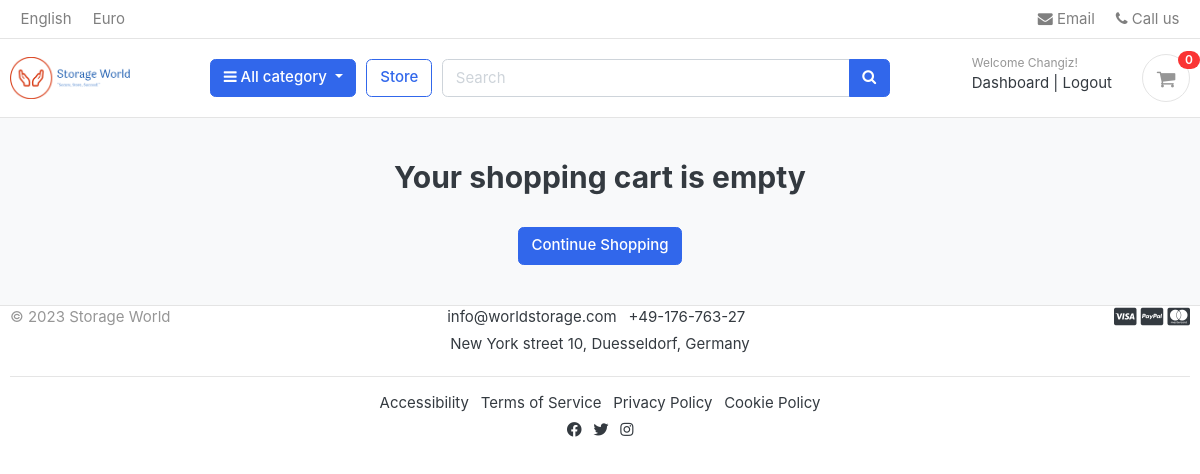
The page /cart/ (signed in) on the database as committed earlier.
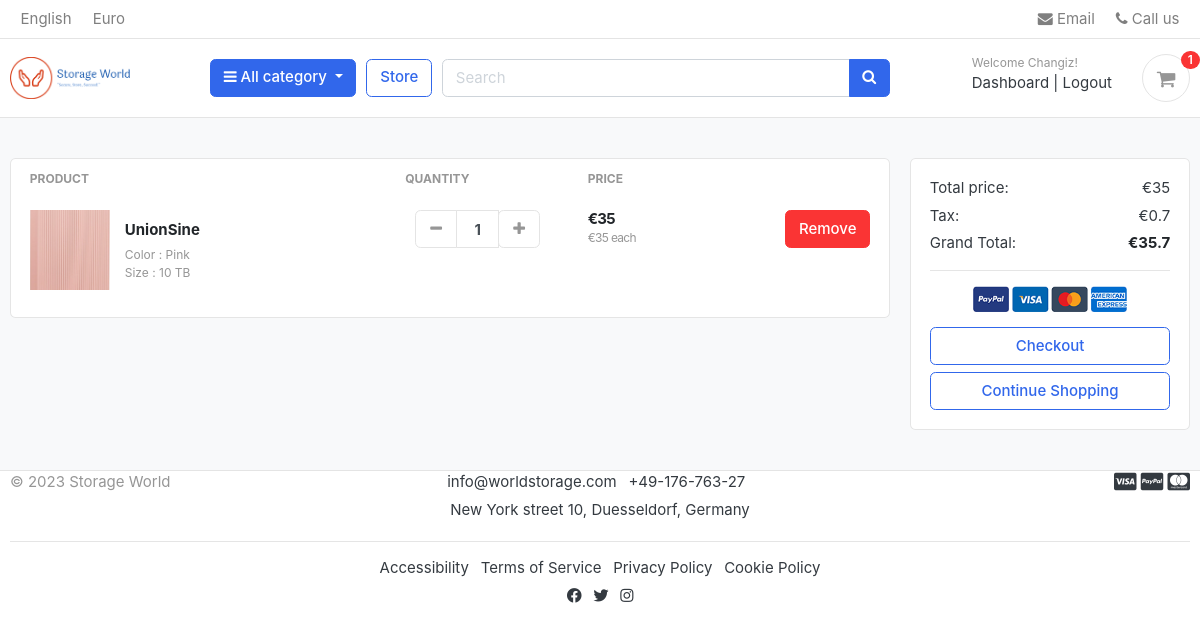
The same page on the database as committed later.
### carts/models.py (models this page shows, shortened)
class CartItem(models.Model):
    user        = models.ForeignKey(Account, on_delete=models.CASCADE, null=True)
    product     = models.ForeignKey(Product, on_delete=models.CASCADE)
    variations  = models.ManyToManyField(Variation, blank=True)
    cart        = models.ForeignKey(Cart, on_delete=models.CASCADE, null=True)
    quantity    = models.IntegerField()
    is_active   = models.BooleanField(default=True)
    class Meta:
        db_table = 'CartItem'
    def sub_total(self):
        return self.product.price * self.quantity

### store/models.py (models this page shows, shortened)
class Product(models.Model):
    product_name        = models.CharField(max_length=200, unique=True)
    slug                = models.SlugField(max_length=200, unique=True)
    storage_capacity    = models.CharField(max_length=200, unique=True)
    hard_disk_interface = models.TextField(max_length=200, unique=True)
    brand               = models.CharField(max_length=200, unique=True)
    special_feature     = models.CharField(max_length=200, unique=True)
    product_description = models.TextField(max_length=500, blank=True)
    compatible_devices  = models.TextField(max_length=200, blank=True)
    installation_type   = models.TextField(max_length=200, blank=True)
    color               = models.CharField(max_length=200, unique=True)
    price               = models.IntegerField()
    images              = models.ImageField(upload_to='photos/products')
    stock               = models.IntegerField()
    is_available        = models.BooleanField(default=True)
    category            = models.ForeignKey(Category, on_delete=models.CASCADE)
    created_date        = models.DateTimeField(auto_now_add=True)
    modified_date       = models.DateTimeField(auto_now=True)
    def get_url(self):
        return reverse('product_detail', args=[self.category.slug, self.slug])

class Variation(models.Model):
    product             = models.ForeignKey(Product, on_delete=models.CASCADE)
    variation_category  = models.CharField(max_length=100, choices=variation_category_choice)
    variation_value     = models.CharField(max_length=100)
    is_active           = models.BooleanField(default=True)
    created_date        = models.DateTimeField(auto_now=True)
    objects = VariationManager()

### carts/views.py (the view)
# urls.py: path('', views.cart, name='cart'),
def cart(request, total=0, quantity=0, cart_items=None):
    try:
        tax = 0
        grand_total = 0
        if request.user.is_authenticated:
            cart_items = CartItem.objects.filter(user=request.user, is_active=True)
        else:
            cart = Cart.objects.get(cart_id=_cart_id(request))
            cart_items = CartItem.objects.filter(cart=cart, is_active=True)
        for cart_item in cart_items:
            total += (cart_item.product.price * cart_item.quantity)
            quantity += cart_item.quantity
        tax = (2 * total)/100
        grand_total = total + tax
    except ObjectDoesNotExist:
        pass #just ignore
    context = {
        'total': total,
        'quantity': quantity,
        'cart_items': cart_items,
        'tax'       : tax,
        'grand_total': grand_total,
    }
    return render(request, 'store/cart.html', context)

### carts/context_processors.py (called while the page is built)
def counter(request):
    cart_count = 0
    if 'admin' in request.path:
        return {}
    else:
        try:
            cart = Cart.objects.filter(cart_id=_cart_id(request))
            if request.user.is_authenticated:
                cart_items = CartItem.objects.all().filter(user=request.user)
            else:
                cart_items = CartItem.objects.all().filter(cart=cart[:1])
            for cart_item in cart_items:
                cart_count += cart_item.quantity
        except Cart.DoesNotExist:
            cart_count = 0
    return dict(cart_count=cart_count)

### carts/views.py (called while the page is built)
def _cart_id(request):
    cart = request.session.session_key
    if not cart:
        cart = request.session.create()
    return cart

### category/context_processors.py (called while the page is built)
def menu_links(request):
    links = Category.objects.all()
    return dict(links=links)

### category/models.py (called while the page is built)
    def get_url(self):
        return reverse('products_by_category', args=[self.slug])

### templates/store/cart.html (shortened to what this page needs)
{% extends 'base.html' %}
{% load static %}
{% block content %}
<section class="section-content padding-y bg">
<div class="container">
{% if not cart_items %}
<h2 class="text-center" >Your shopping cart is empty</h2>
<br>
<div class="text-center">
    <a href="{% url 'store' %}" class="btn btn-primary">Continue Shopping</a>
</div>
{% else %}
<div class="row">
    <aside class="col-lg-9">
<div class="card">
<table class="table table-borderless table-shopping-cart">
<thead class="text-muted">
<tr class="small text-uppercase">
    <th scope="col">Product</th>
    <th scope="col" width="120">Quantity</th>
    <th scope="col" width="120">Price</th>
    <th scope="col" class="text-right" width="200"> </th>
</tr>
</thead>
<tbody>
{% for cart_item in cart_items %}
<tr>
    <td>
        <figure class="itemside align-items-center">
            <div class="aside"><img src="{{ cart_item.product.images.url }}" class="img-sm"></div>
            <figcaption class="info">
                <a href="{{ cart_item.product.get_url }}" class="title text-dark"><b>{{cart_item.product.product_name}}</b></a>
                <p class="text-muted small">
                    {% if cart_item.variations.all %}
                        {% for item in cart_item.variations.all %}
                            {{ item.variation_category | capfirst }} : {{ item.variation_value | capfirst }}<br>
                        {% endfor %}
                    {% endif %}
                </p>
            </figcaption>
        </figure>
    </td>
    <td>
        <div class="col">
            <div class="input-group input-spinner">
                <div class="input-group-prepend">
                <a href ="{% url 'remove_cart' cart_item.product.id cart_item.id %}" class="btn btn-light" type="button" id="button-plus"> <i class="fa fa-minus"></i> </a>
                </div>
                <input type="text" class="form-control"  value="{{ cart_item.quantity }}">
                <div class="input-group-append">
                <form action="{% url 'add_cart' cart_item.product.id %}" method="POST">
                    <button class="btn btn-light" type="submit" id="button-minus"> <i class="fa fa-plus"></i> </button>
                </form>
                </div>
            </div>
        </div>
    </td>
    <td>
        <div class="price-wrap">
            <var class="price">€{{ cart_item.sub_total }}</var>
            <small class="text-muted"> €{{cart_item.product.price}} each </small>
        </div>
    </td>
    <td class="text-right">
    <a href="{% url 'remove_cart_item' cart_item.product.id  cart_item.id%}" onclick="return confirm('Are you sure you want to delete this item?')" class="btn btn-danger"> Remove</a>
    </td>
</tr>
{% endfor %}
</tbody>
</table>
</div>
    </aside>
    <aside class="col-lg-3">
        <div class="card">
        <div class="card-body">
            <dl class="dlist-align">
                <dt>Total price:</dt>
                <dd class="text-right">€{{total}}</dd>
            </dl>
            <dl class="dlist-align">
                <dt>Tax:</dt>
                <dd class="text-right"> €{{tax}}</dd>
            </dl>
            <dl class="dlist-align">
                <dt>Grand Total:</dt>
                <dd class="text-right text-dark b"><strong>€{{grand_total}}</strong></dd>
            </dl>
            <hr>
            <p class="text-center mb-3">
                <img src="{% static './images/misc/payments.png' %}" height="26">
            </p>
            <a href="{% url 'checkout' %}" class="btn btn-outline-primary btn-block"> Checkout </a>
            <a href="{% url 'store' %}" class="btn btn-outline-primary btn-block">Continue Shopping</a>
        </div>
        </div>
</aside>
</div>
{% endif %}
</div>
</section>
{% endblock %}

### templates/includes/navbar.html (shortened to what this page needs)
{% load static %}
<header class="section-header">
<nav class="navbar p-md-0 navbar-expand-sm navbar-light border-bottom">
<div class="container">
  <div class="collapse navbar-collapse" id="navbarTop4">
    <ul class="navbar-nav mr-auto">
    	<li class="nav-item dropdown">
		 	<a href="#" class="nav-link">   English </a>
		</li>
		<li class="nav-item dropdown">
			<a href="#" class="nav-link"> Euro </a>
		</li>
    </ul>
    <ul class="navbar-nav">
		<li><a href="#" class="nav-link"> <i class="fa fa-envelope"></i> Email </a></li>
		<li><a href="#" class="nav-link"> <i class="fa fa-phone"></i> Call us </a></li>
	</ul>
  </div>
</div>
</nav>
<section class="header-main border-bottom">
	<div class="container">
<div class="row align-items-center">
	<div class="col-lg-2 col-md-3 col-6">
		<a href="{% url 'home' %}" class="brand-wrap">
			<img class="logo" src="{% static './images/logo/logo.png' %}">
		</a>
	</div>
	<div class="col-lg col-sm col-md col-6 flex-grow-0">
		<div class="category-wrap dropdown d-inline-block float-right">
			<button type="button" class="btn btn-primary dropdown-toggle" data-toggle="dropdown">
				<i class="fa fa-bars"></i> All category
			</button>
		</div>
	</div>
	<a href="{% url 'store' %}" class="btn btn-outline-primary">Store</a>
	<div class="col-lg  col-md-6 col-sm-12 col">
		<form action="{% url 'search' %}" class="search" method='GET'>
			<div class="input-group w-100">
			    <input type="text" class="form-control" style="width:60%;" placeholder="Search" name="keyword">
			    <div class="input-group-append">
			      <button class="btn btn-primary" type="submit">
			        <i class="fa fa-search"></i>
			      </button>
			    </div>
		    </div>
		</form>
	</div>
	<div class="col-lg-3 col-sm-6 col-8 order-2 order-lg-3">
				<div class="d-flex justify-content-end mb-3 mb-lg-0">
					{% if user.id is None %}
					<div class="widget-header">
						<small class="title text-muted">Welcome guest!</small>
						<div>
							<a href="{% url 'login' %}">Sign in</a> <span class="dark-transp"> | </span>
							<a href="{% url 'register' %}"> Register</a>
						</div>
					</div>
					{% else %}
					<div class="widget-header">
						<small class="title text-muted">Welcome {{user.first_name | capfirst}}!</small>
						<div>
							<a href="{% url 'dashboard' %}">Dashboard</a> <span class="dark-transp"> | </span>
							<a href="{% url 'logout' %}"> Logout</a>
						</div>
					</div>
					{% endif %}
					<a href="{% url 'cart' %}" class="widget-header pl-3 ml-3">
						<div class="icon icon-sm rounded-circle border"><i class="fa fa-shopping-cart"></i></div>
						<span class="badge badge-pill badge-danger notify">{{cart_count}}</span>
					</a>
				</div>
			</div>
</div>
	</div>
</section>
</header>

Rows that differ between the two databases and show on the page:
added CartItem: product.images (picture), product.product_name "UnionSine", quantity "1", sub_total "35", product.price "35"
now on this page (row unchanged): Variation: variation_category "Color", variation_value "Pink"
now on this page (row unchanged): Variation: variation_category "Size", variation_value "10 TB"
Other text that changed with them:
{{ cart_count }}: "0" → "1"
{{ total }}: (not shown) → "35"
{{ tax }}: (not shown) → "0.7"
{{ grand_total }}: (not shown) → "35.7"
text no longer shown: "Your shopping cart is empty"
text now shown: "PRODUCT QUANTITY PRICE Total price: € Tax: € Grand Total: € Checkout"
